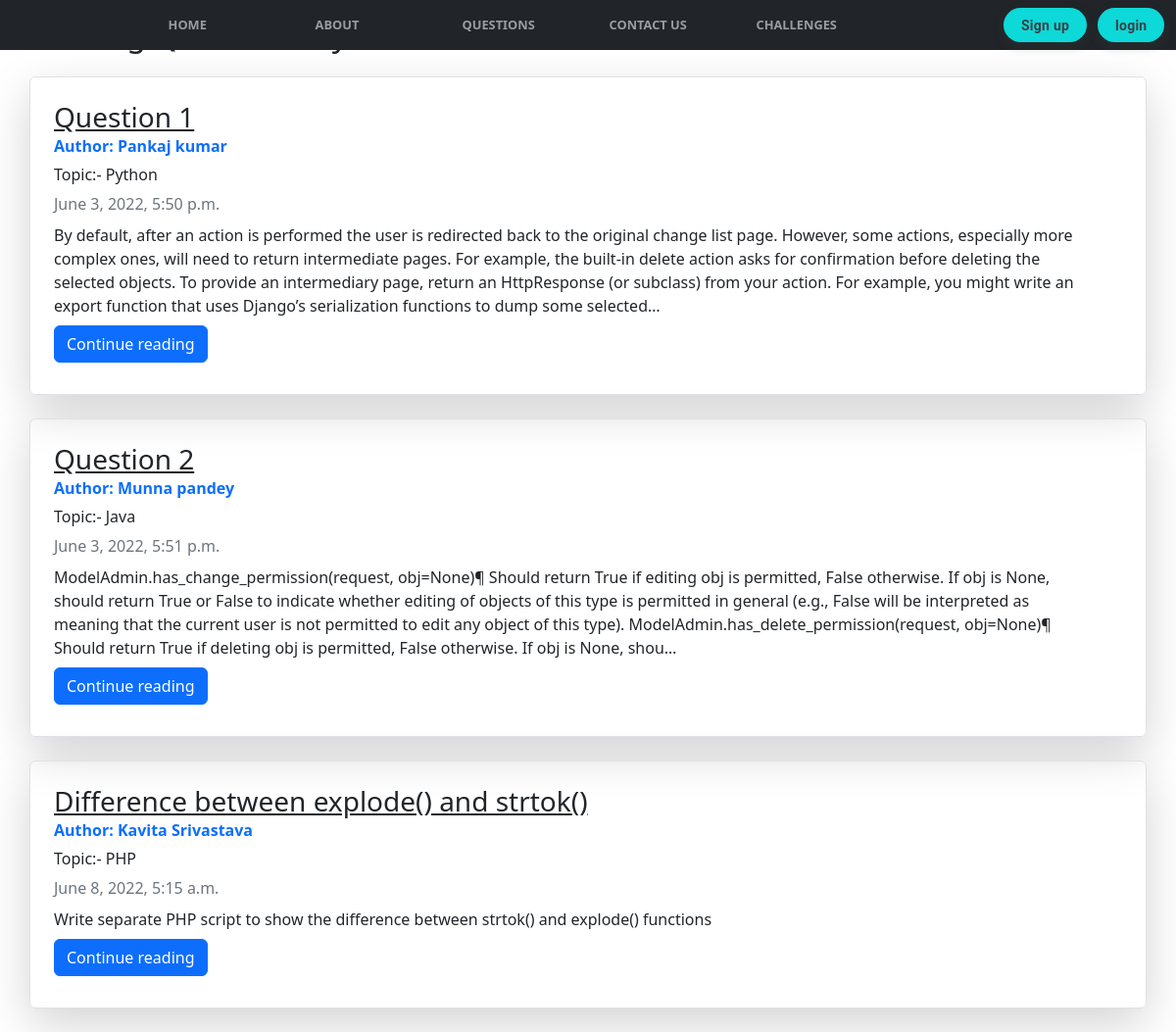
Screenshot of /questions/ with the database file from the repository.
### questions/models.py (models this page shows)
class Ques(models.Model):
    sno = models.AutoField(primary_key= True)
    title = models.CharField(max_length=255)
    topic = models.CharField(max_length=200)
    author=models.CharField(max_length=60)
    slug=models.CharField(max_length=130)
    timeStamp=models.DateTimeField(blank=True)
    content=models.TextField()

### questions/views.py (the view)
# urls.py: path('', views.questions, name="questions"),
def questions(request):
    allPosts= Ques.objects.all()
    context={'allPosts': allPosts}
    return render(request, "questions/questions.html", context)

### template/questions/questions.html (shortened to what this page needs)
{% extends 'base.html' %}
{% block body %}
<div class="container my-3">
    <h2>Coding Questions By Mentors</h2>
    {% for Ques in allPosts %}
    <div class="row no-gutters border rounded overflow-hidden flex-md-row mb-4 shadow-lg h-md-250 my-4 position-relative">
        <div class="col p-4 d-flex flex-column position-static">
            <h3 class="mb-0"><u>{{Ques.title}}</u></h3>
            <strong class="d-inline-block mb-2 text-primary">Author: {{Ques.author}}</strong>
            <h6>Topic:- {{Ques.topic}}</h6>
            <div class="mb-2 text-muted">{{Ques.timeStamp}}</div>
            <p class="card-text mb-auto">{{Ques.content| truncatechars:500}}</p>
            <div class="my-2">
            	<a href="/questions/{{Ques.slug}}" role="button" class="btn btn-primary">Continue reading</a>
            </div>
        </div>
        <div class="col-auto d-none d-lg-block">
        </div>
        </div>
        {% endfor %}
    </div>
{% endblock %}

### static/css/styles.css (style rules this page uses)
* { margin: 0; padding: 0; }

### rows the page displays
Ques: title "Question 1", author "Pankaj kumar", topic "Python", timeStamp "June 3, 2022, 5:50 p.m.", content "By default, after an action is performed the user is redirected back to the original change list page. However, some actions, especially more complex ones, will need to return intermediate pages. For example, the built-in delete action asks for confirmation before deleting the selected objects. To provide an intermediary page, return an HttpResponse (or subclass) from your action. For example, you might write an export function that uses Django’s serialization functions to dump some selected…"
Ques: title "Question 2", author "Munna pandey", topic "Java", timeStamp "June 3, 2022, 5:51 p.m.", content "ModelAdmin.has_change_permission(request, obj=None)¶ Should return True if editing obj is permitted, False otherwise. If obj is None, should return True or False to indicate whether editing of objects of this type is permitted in general (e.g., False will be interpreted as meaning that the current user is not permitted to edit any object of this type). ModelAdmin.has_delete_permission(request, obj=None)¶ Should return True if deleting obj is permitted, False otherwise. If obj is None, shou…"
Ques: title "Difference between explode() and strtok()", author "Kavita Srivastava", topic "PHP", timeStamp "June 8, 2022, 5:15 a.m.", content "Write separate PHP script to show the difference between strtok() and explode() functions"
